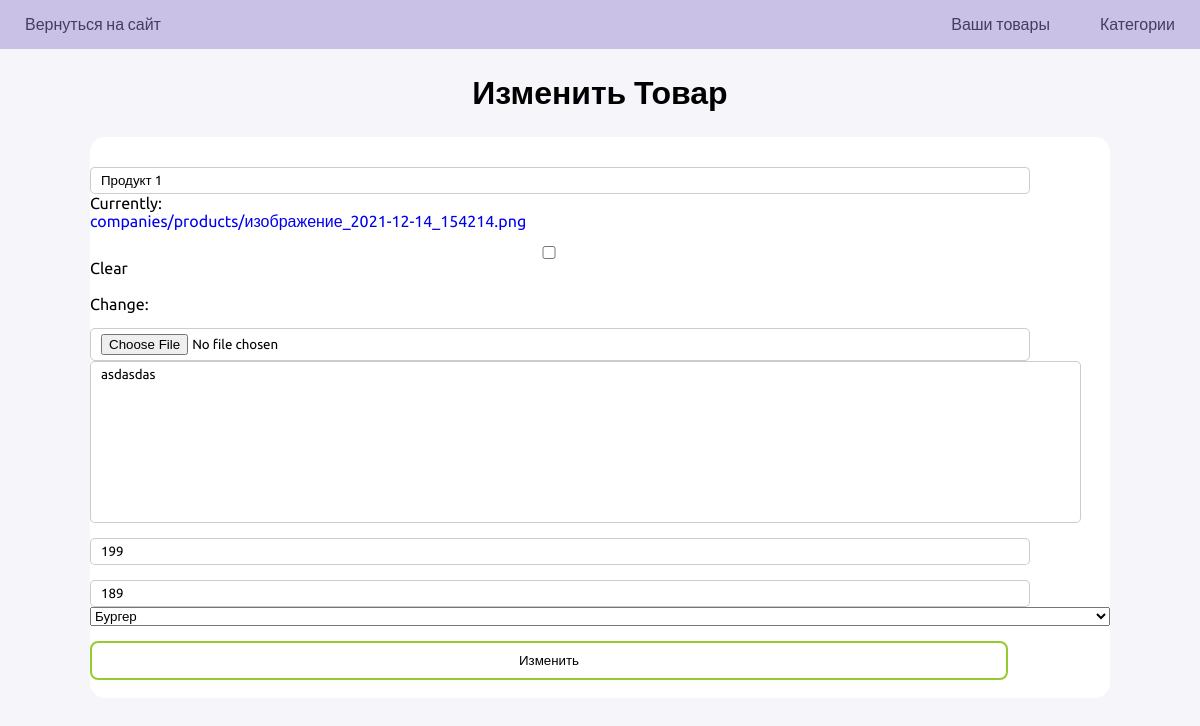
The page /your-company/product/update/2/ (signed in) on the database its author committed.
### companies/models.py (models this page shows, shortened)
class Product(models.Model):
    name = models.CharField(max_length=255)
    image = models.ImageField(null=True, blank=True, upload_to='companies/products/', default='companies/products/default.png')
    description = models.TextField(null=True)
    price = models.PositiveIntegerField()
    new_price = models.PositiveIntegerField(null=True)
    category = ForeignKey(Category, on_delete=models.SET_NULL, null=True, blank=True)
    company = ForeignKey(Company, on_delete=models.CASCADE, null=True, blank=True)
    created_at = models.DateTimeField(auto_now_add=True)

### companies/views.py (the view)
# urls.py: path('your-company/product/update/<int:id>/', views.updateProduct, name='updateProduct'),
@login_required(login_url='loginUser')
def updateProduct(request, id):
    product = Product.objects.get(id=id)
    page = {'title':'Изменить Товар', 'btn':'Изменить'}
    form = ProductForm(instance=product)
    if request.method == 'POST':
        form = ProductForm(request.POST, instance=product)
        if form.is_valid():
            form.save()
            return redirect('companyIndex')
    context = {'form': form, 'page':page}
    return render(request, 'your-company/product_form.html', context)

### companies/forms.py
class ProductForm(ModelForm):
    name = forms.CharField(widget=forms.TextInput(attrs={'placeholder': 'Название'}))
    price = forms.IntegerField(widget=forms.NumberInput(attrs={'placeholder': 'Цена'}))
    new_price = forms.IntegerField(widget=forms.NumberInput(attrs={'placeholder': 'Цена со скидкой'}), required=False)
    class Meta:
        model = Product
        fields = ['name', 'image', 'description', 'price', 'new_price', 'category']

### companies/models.py (called while the page is built)
    def  __str__(self):
        return self.name

### companies/templates/your-company/product_form.html (shortened to what this page needs)
{% extends 'admin/main.html' %}
{% block content %}
{% load static %}
<link rel="stylesheet" href="{% static 'styles/product-add.css' %}">
<h1 style="text-align: center; margin: 25px 0">{{ page.title }}</h1>
<div class="content">
    <form method="post" class="container product-add">
        {% for field in form %}
            {{ field }}
        {% endfor %}
        <input type="submit" class="edit" value="{{ page.btn }}">
    </form>
</div>
{% endblock %}

### static/styles/admin.css (style rules this page uses)
* { margin: 0; font-family: 'Ubuntu', sans-serif; }
body { background-color: #f6f5fa; }
a { text-decoration: none; }
.container { width: 85%; max-width: 96em; margin: 0 auto; }
.edit { display: inline-block; color: black; padding: 10px 15px; border-radius: 8px; border: 2px solid #97ca30; background-color: white; }

### static/styles/product-add.css (style rules this page uses)
form { padding: 15px 0; }
.product-add { display: flex; flex-direction: column; border-radius: 15px; background-color: white; }
input { margin-top: 15px; width: 90%; padding: 5px 10px; border-radius: 5px; border: 1px solid rgba(0,0,0,0.2); }
textarea { width: 95%; padding: 5px 10px; border-radius: 5px; resize: none; border: 1px solid rgba(0,0,0,0.2); }
form p, .edit { margin-top: 15px; margin-bottom: 3px; }

### rows shown on the page
Product: form "Продукт 1" "asdasdas" "199" "189" "Бургер"

### other values the page prints
{{ page.title }} "Изменить Товар"
